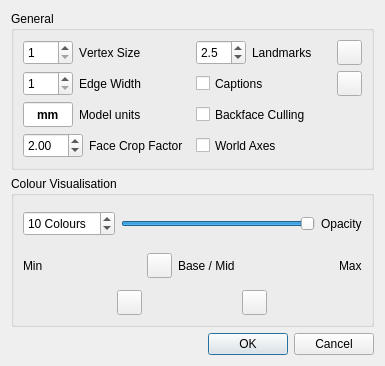
<?xml version="1.0" encoding="UTF-8"?>
<ui version="4.0">
 <class>OptionsDialog</class>
 <widget class="QDialog" name="OptionsDialog">
  <property name="geometry">
   <rect>
    <x>0</x>
    <y>0</y>
    <width>385</width>
    <height>366</height>
   </rect>
  </property>
  <property name="minimumSize">
   <size>
    <width>0</width>
    <height>0</height>
   </size>
  </property>
  <property name="maximumSize">
   <size>
    <width>16777215</width>
    <height>16777215</height>
   </size>
  </property>
  <property name="windowTitle">
   <string>3D-FAST | Preferences</string>
  </property>
  <property name="windowIcon">
   <iconset resource="../res.qrc">
    <normaloff>:/logos/window_icon.png</normaloff>:/logos/window_icon.png</iconset>
  </property>
  <layout class="QVBoxLayout" name="verticalLayout_4">
   <item>
    <widget class="QGroupBox" name="groupBox_2">
     <property name="title">
      <string>General</string>
     </property>
     <layout class="QHBoxLayout" name="horizontalLayout_11">
      <item>
       <layout class="QVBoxLayout" name="verticalLayout_2">
        <item>
         <layout class="QHBoxLayout" name="horizontalLayout_6">
          <item>
           <widget class="QSpinBox" name="modelVertexSizeSpinBox">
            <property name="sizePolicy">
             <sizepolicy hsizetype="Fixed" vsizetype="Fixed">
              <horstretch>0</horstretch>
              <verstretch>0</verstretch>
             </sizepolicy>
            </property>
            <property name="minimumSize">
             <size>
              <width>50</width>
              <height>25</height>
             </size>
            </property>
            <property name="maximumSize">
             <size>
              <width>50</width>
              <height>25</height>
             </size>
            </property>
            <property name="minimum">
             <number>1</number>
            </property>
            <property name="maximum">
             <number>20</number>
            </property>
            <property name="value">
             <number>1</number>
            </property>
           </widget>
          </item>
          <item>
           <widget class="QLabel" name="label_5">
            <property name="minimumSize">
             <size>
              <width>0</width>
              <height>0</height>
             </size>
            </property>
            <property name="maximumSize">
             <size>
              <width>16777215</width>
              <height>26</height>
             </size>
            </property>
            <property name="font">
             <font>
              <kerning>false</kerning>
             </font>
            </property>
            <property name="toolTipDuration">
             <number>-8</number>
            </property>
            <property name="text">
             <string>Vertex Size</string>
            </property>
            <property name="alignment">
             <set>Qt::AlignLeading|Qt::AlignLeft|Qt::AlignVCenter</set>
            </property>
           </widget>
          </item>
         </layout>
        </item>
        <item>
         <layout class="QHBoxLayout" name="horizontalLayout_8">
          <item>
           <widget class="QSpinBox" name="modelLineWidthSpinBox">
            <property name="sizePolicy">
             <sizepolicy hsizetype="Fixed" vsizetype="Fixed">
              <horstretch>0</horstretch>
              <verstretch>0</verstretch>
             </sizepolicy>
            </property>
            <property name="minimumSize">
             <size>
              <width>50</width>
              <height>25</height>
             </size>
            </property>
            <property name="maximumSize">
             <size>
              <width>50</width>
              <height>25</height>
             </size>
            </property>
            <property name="minimum">
             <number>1</number>
            </property>
            <property name="maximum">
             <number>20</number>
            </property>
            <property name="value">
             <number>1</number>
            </property>
           </widget>
          </item>
          <item>
           <widget class="QLabel" name="label_3">
            <property name="minimumSize">
             <size>
              <width>0</width>
              <height>0</height>
             </size>
            </property>
            <property name="maximumSize">
             <size>
              <width>16777215</width>
              <height>26</height>
             </size>
            </property>
            <property name="font">
             <font>
              <kerning>false</kerning>
             </font>
            </property>
            <property name="toolTipDuration">
             <number>-8</number>
            </property>
            <property name="text">
             <string>Edge Width</string>
            </property>
            <property name="alignment">
             <set>Qt::AlignLeading|Qt::AlignLeft|Qt::AlignVCenter</set>
            </property>
           </widget>
          </item>
         </layout>
        </item>
        <item>
         <layout class="QHBoxLayout" name="horizontalLayout_5">
          <item>
           <widget class="QLineEdit" name="measurementUnitsLineEdit">
            <property name="sizePolicy">
             <sizepolicy hsizetype="Fixed" vsizetype="Fixed">
              <horstretch>0</horstretch>
              <verstretch>0</verstretch>
             </sizepolicy>
            </property>
            <property name="minimumSize">
             <size>
              <width>50</width>
              <height>25</height>
             </size>
            </property>
            <property name="maximumSize">
             <size>
              <width>50</width>
              <height>25</height>
             </size>
            </property>
            <property name="font">
             <font>
              <weight>75</weight>
              <bold>true</bold>
             </font>
            </property>
            <property name="text">
             <string>mm</string>
            </property>
            <property name="maxLength">
             <number>3</number>
            </property>
            <property name="alignment">
             <set>Qt::AlignCenter</set>
            </property>
           </widget>
          </item>
          <item>
           <widget class="QLabel" name="label_14">
            <property name="contextMenuPolicy">
             <enum>Qt::PreventContextMenu</enum>
            </property>
            <property name="text">
             <string>Model units</string>
            </property>
            <property name="alignment">
             <set>Qt::AlignLeading|Qt::AlignLeft|Qt::AlignVCenter</set>
            </property>
           </widget>
          </item>
         </layout>
        </item>
        <item>
         <layout class="QHBoxLayout" name="horizontalLayout_4">
          <item>
           <widget class="QDoubleSpinBox" name="faceCropFactorDoubleSpinBox">
            <property name="sizePolicy">
             <sizepolicy hsizetype="Fixed" vsizetype="Fixed">
              <horstretch>0</horstretch>
              <verstretch>0</verstretch>
             </sizepolicy>
            </property>
            <property name="minimumSize">
             <size>
              <width>60</width>
              <height>25</height>
             </size>
            </property>
            <property name="maximumSize">
             <size>
              <width>60</width>
              <height>25</height>
             </size>
            </property>
            <property name="minimum">
             <double>0.100000000000000</double>
            </property>
            <property name="maximum">
             <double>4.000000000000000</double>
            </property>
            <property name="singleStep">
             <double>0.010000000000000</double>
            </property>
            <property name="value">
             <double>2.000000000000000</double>
            </property>
           </widget>
          </item>
          <item>
           <widget class="QLabel" name="label_8">
            <property name="text">
             <string>Face Crop Factor</string>
            </property>
           </widget>
          </item>
         </layout>
        </item>
       </layout>
      </item>
      <item>
       <layout class="QVBoxLayout" name="verticalLayout_3">
        <item>
         <layout class="QHBoxLayout" name="horizontalLayout">
          <item>
           <widget class="QDoubleSpinBox" name="landmarkBaseRadiusSpinBox">
            <property name="sizePolicy">
             <sizepolicy hsizetype="Fixed" vsizetype="Fixed">
              <horstretch>0</horstretch>
              <verstretch>0</verstretch>
             </sizepolicy>
            </property>
            <property name="minimumSize">
             <size>
              <width>50</width>
              <height>25</height>
             </size>
            </property>
            <property name="maximumSize">
             <size>
              <width>50</width>
              <height>25</height>
             </size>
            </property>
            <property name="suffix">
             <string/>
            </property>
            <property name="decimals">
             <number>1</number>
            </property>
            <property name="minimum">
             <double>0.100000000000000</double>
            </property>
            <property name="maximum">
             <double>10.000000000000000</double>
            </property>
            <property name="singleStep">
             <double>0.100000000000000</double>
            </property>
            <property name="value">
             <double>2.500000000000000</double>
            </property>
           </widget>
          </item>
          <item>
           <widget class="QLabel" name="label_6">
            <property name="text">
             <string>Landmarks</string>
            </property>
           </widget>
          </item>
          <item>
           <widget class="QPushButton" name="landmarkBaseColourSelectButton">
            <property name="sizePolicy">
             <sizepolicy hsizetype="Fixed" vsizetype="Fixed">
              <horstretch>0</horstretch>
              <verstretch>0</verstretch>
             </sizepolicy>
            </property>
            <property name="minimumSize">
             <size>
              <width>25</width>
              <height>25</height>
             </size>
            </property>
            <property name="maximumSize">
             <size>
              <width>25</width>
              <height>25</height>
             </size>
            </property>
            <property name="text">
             <string/>
            </property>
            <property name="flat">
             <bool>false</bool>
            </property>
           </widget>
          </item>
         </layout>
        </item>
        <item>
         <layout class="QHBoxLayout" name="horizontalLayout_3">
          <item>
           <widget class="QCheckBox" name="showCaptionsCheckBox">
            <property name="sizePolicy">
             <sizepolicy hsizetype="Fixed" vsizetype="Fixed">
              <horstretch>0</horstretch>
              <verstretch>0</verstretch>
             </sizepolicy>
            </property>
            <property name="minimumSize">
             <size>
              <width>40</width>
              <height>25</height>
             </size>
            </property>
            <property name="maximumSize">
             <size>
              <width>1000</width>
              <height>25</height>
             </size>
            </property>
            <property name="text">
             <string>Captions</string>
            </property>
           </widget>
          </item>
          <item>
           <widget class="QPushButton" name="textColourSelectButton">
            <property name="sizePolicy">
             <sizepolicy hsizetype="Fixed" vsizetype="Fixed">
              <horstretch>0</horstretch>
              <verstretch>0</verstretch>
             </sizepolicy>
            </property>
            <property name="minimumSize">
             <size>
              <width>25</width>
              <height>25</height>
             </size>
            </property>
            <property name="maximumSize">
             <size>
              <width>25</width>
              <height>25</height>
             </size>
            </property>
            <property name="sizeIncrement">
             <size>
              <width>0</width>
              <height>0</height>
             </size>
            </property>
            <property name="text">
             <string/>
            </property>
            <property name="flat">
             <bool>false</bool>
            </property>
           </widget>
          </item>
         </layout>
        </item>
        <item>
         <widget class="QCheckBox" name="backfaceCullingCheckBox">
          <property name="sizePolicy">
           <sizepolicy hsizetype="Fixed" vsizetype="Fixed">
            <horstretch>0</horstretch>
            <verstretch>0</verstretch>
           </sizepolicy>
          </property>
          <property name="minimumSize">
           <size>
            <width>40</width>
            <height>25</height>
           </size>
          </property>
          <property name="maximumSize">
           <size>
            <width>1000</width>
            <height>25</height>
           </size>
          </property>
          <property name="text">
           <string>Backface Culling</string>
          </property>
         </widget>
        </item>
        <item>
         <widget class="QCheckBox" name="showAxesCheckBox">
          <property name="sizePolicy">
           <sizepolicy hsizetype="Fixed" vsizetype="Fixed">
            <horstretch>0</horstretch>
            <verstretch>0</verstretch>
           </sizepolicy>
          </property>
          <property name="minimumSize">
           <size>
            <width>40</width>
            <height>25</height>
           </size>
          </property>
          <property name="maximumSize">
           <size>
            <width>1000</width>
            <height>25</height>
           </size>
          </property>
          <property name="text">
           <string>World Axes</string>
          </property>
         </widget>
        </item>
       </layout>
      </item>
     </layout>
    </widget>
   </item>
   <item>
    <widget class="QGroupBox" name="groupBox">
     <property name="title">
      <string>Colour Visualisation</string>
     </property>
     <layout class="QVBoxLayout" name="verticalLayout">
      <item>
       <layout class="QHBoxLayout" name="horizontalLayout_7">
        <item>
         <widget class="QSpinBox" name="numLookupColoursSpinBox">
          <property name="sizePolicy">
           <sizepolicy hsizetype="Fixed" vsizetype="Fixed">
            <horstretch>0</horstretch>
            <verstretch>0</verstretch>
           </sizepolicy>
          </property>
          <property name="minimumSize">
           <size>
            <width>0</width>
            <height>0</height>
           </size>
          </property>
          <property name="maximumSize">
           <size>
            <width>16777215</width>
            <height>25</height>
           </size>
          </property>
          <property name="suffix">
           <string> Colours</string>
          </property>
          <property name="prefix">
           <string/>
          </property>
          <property name="minimum">
           <number>2</number>
          </property>
          <property name="maximum">
           <number>256</number>
          </property>
          <property name="value">
           <number>10</number>
          </property>
         </widget>
        </item>
        <item>
         <widget class="QSlider" name="opacitySlider">
          <property name="minimum">
           <number>1</number>
          </property>
          <property name="maximum">
           <number>100</number>
          </property>
          <property name="singleStep">
           <number>1</number>
          </property>
          <property name="value">
           <number>100</number>
          </property>
          <property name="orientation">
           <enum>Qt::Horizontal</enum>
          </property>
          <property name="invertedAppearance">
           <bool>false</bool>
          </property>
          <property name="invertedControls">
           <bool>false</bool>
          </property>
          <property name="tickPosition">
           <enum>QSlider::NoTicks</enum>
          </property>
          <property name="tickInterval">
           <number>0</number>
          </property>
         </widget>
        </item>
        <item>
         <widget class="QLabel" name="label">
          <property name="text">
           <string>Opacity</string>
          </property>
         </widget>
        </item>
       </layout>
      </item>
      <item>
       <layout class="QHBoxLayout" name="horizontalLayout_9">
        <item>
         <widget class="QLabel" name="label_10">
          <property name="text">
           <string>Min</string>
          </property>
         </widget>
        </item>
        <item>
         <spacer name="horizontalSpacer">
          <property name="orientation">
           <enum>Qt::Horizontal</enum>
          </property>
          <property name="sizeHint" stdset="0">
           <size>
            <width>40</width>
            <height>20</height>
           </size>
          </property>
         </spacer>
        </item>
        <item>
         <layout class="QHBoxLayout" name="horizontalLayout_2">
          <item>
           <widget class="QPushButton" name="modelFlatSurfaceColourSelectButton">
            <property name="sizePolicy">
             <sizepolicy hsizetype="Fixed" vsizetype="Fixed">
              <horstretch>0</horstretch>
              <verstretch>0</verstretch>
             </sizepolicy>
            </property>
            <property name="minimumSize">
             <size>
              <width>25</width>
              <height>25</height>
             </size>
            </property>
            <property name="maximumSize">
             <size>
              <width>25</width>
              <height>25</height>
             </size>
            </property>
            <property name="sizeIncrement">
             <size>
              <width>0</width>
              <height>0</height>
             </size>
            </property>
            <property name="text">
             <string/>
            </property>
            <property name="flat">
             <bool>false</bool>
            </property>
           </widget>
          </item>
          <item>
           <widget class="QLabel" name="label_4">
            <property name="text">
             <string>Base / Mid</string>
            </property>
           </widget>
          </item>
         </layout>
        </item>
        <item>
         <spacer name="horizontalSpacer_2">
          <property name="orientation">
           <enum>Qt::Horizontal</enum>
          </property>
          <property name="sizeHint" stdset="0">
           <size>
            <width>40</width>
            <height>20</height>
           </size>
          </property>
         </spacer>
        </item>
        <item>
         <widget class="QLabel" name="label_9">
          <property name="text">
           <string>Max</string>
          </property>
         </widget>
        </item>
       </layout>
      </item>
      <item>
       <layout class="QHBoxLayout" name="horizontalLayout_10">
        <item>
         <widget class="QPushButton" name="minLegendColourSelectButton">
          <property name="sizePolicy">
           <sizepolicy hsizetype="Fixed" vsizetype="Fixed">
            <horstretch>0</horstretch>
            <verstretch>0</verstretch>
           </sizepolicy>
          </property>
          <property name="minimumSize">
           <size>
            <width>25</width>
            <height>25</height>
           </size>
          </property>
          <property name="maximumSize">
           <size>
            <width>25</width>
            <height>25</height>
           </size>
          </property>
          <property name="text">
           <string/>
          </property>
         </widget>
        </item>
        <item>
         <layout class="QVBoxLayout" name="colourRangeSliderLayout">
          <property name="spacing">
           <number>0</number>
          </property>
         </layout>
        </item>
        <item>
         <widget class="QPushButton" name="maxLegendColourSelectButton">
          <property name="sizePolicy">
           <sizepolicy hsizetype="Fixed" vsizetype="Fixed">
            <horstretch>0</horstretch>
            <verstretch>0</verstretch>
           </sizepolicy>
          </property>
          <property name="minimumSize">
           <size>
            <width>25</width>
            <height>25</height>
           </size>
          </property>
          <property name="maximumSize">
           <size>
            <width>25</width>
            <height>25</height>
           </size>
          </property>
          <property name="text">
           <string/>
          </property>
         </widget>
        </item>
       </layout>
      </item>
     </layout>
    </widget>
   </item>
   <item>
    <widget class="QDialogButtonBox" name="buttonBox">
     <property name="orientation">
      <enum>Qt::Horizontal</enum>
     </property>
     <property name="standardButtons">
      <set>QDialogButtonBox::Cancel|QDialogButtonBox::Ok</set>
     </property>
    </widget>
   </item>
  </layout>
  <zorder>buttonBox</zorder>
  <zorder>groupBox</zorder>
  <zorder>groupBox_2</zorder>
 </widget>
 <resources>
  <include location="../res.qrc"/>
 </resources>
 <connections>
  <connection>
   <sender>buttonBox</sender>
   <signal>accepted()</signal>
   <receiver>OptionsDialog</receiver>
   <slot>accept()</slot>
   <hints>
    <hint type="sourcelabel">
     <x>248</x>
     <y>254</y>
    </hint>
    <hint type="destinationlabel">
     <x>157</x>
     <y>274</y>
    </hint>
   </hints>
  </connection>
  <connection>
   <sender>buttonBox</sender>
   <signal>rejected()</signal>
   <receiver>OptionsDialog</receiver>
   <slot>reject()</slot>
   <hints>
    <hint type="sourcelabel">
     <x>316</x>
     <y>260</y>
    </hint>
    <hint type="destinationlabel">
     <x>286</x>
     <y>274</y>
    </hint>
   </hints>
  </connection>
 </connections>
</ui>
